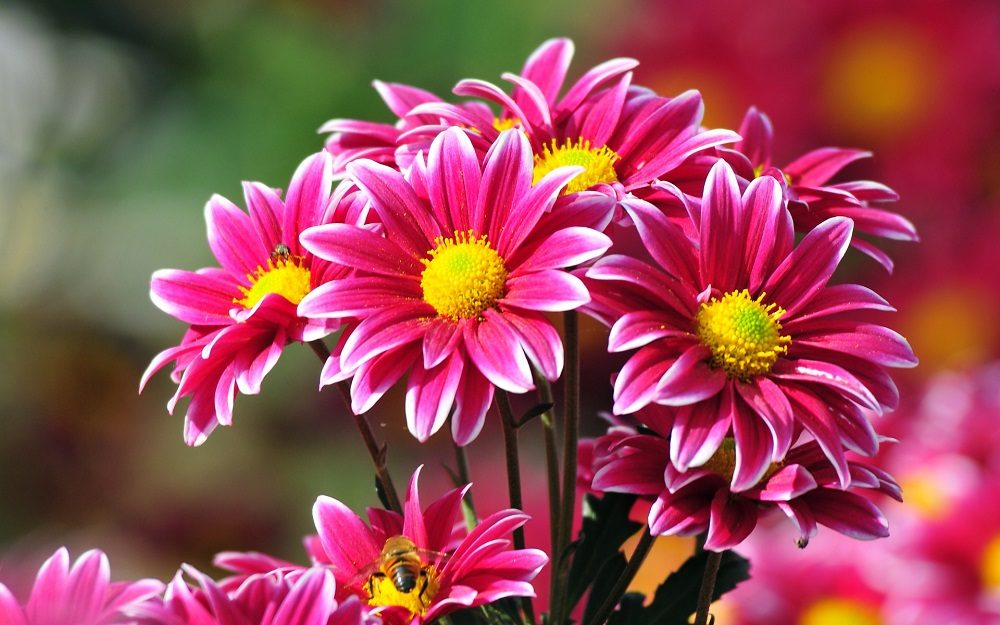
#> input picture Parcial 1/files/flores-bonitas.jpg, 1000 x 625 px
$ jupyter execute 'Actividad #1 y #2 - Preparacion de datos (extraccion de caracteristicas).ipynb'
#> lines starting #> are read from the running program, lines starting #| are printed output that depends on the picture
## **Marcos Damián Pool Canul** | `200300591@ucaribe.edu.mx`

### Actividad #1 y #2 - Preparacion de datos

### Profesora: *Yarely Baez Lopez*

# Introducción

Según estimaciones de diferentes expertos, las fases de **entendimiento del negocio, de los datos y su preparación** pueden ocupar alrededor del $80\%$ del tiempo de desarrollo de un proyecto de minería de datos; son, por lo tanto, fases críticas dentro de la metodología **CRISP-DM**.

Desafortunadamente, con frecuencia, la urgencia de los equipos de ciencia de datos por aplicar técnicas estadísticas y generar resultados provoca que estas fases se desarrollen de forma descuidada comprometiendo el alcance del proyecto.

Una vez que se han identificado los objetivos que la organización plantea para el proyecto y las fuentes de datos necesarias para alcanzarlos, el equipo de ciencia de datos debe enfocarse en obtener los datos, explorarlos y **prepararlos** para aplicar sobre ellos técnicas de modelado. Esta última tarea debe ser enfatizada pues la mayoría de las aplicaciones de la minería de datos se realizan sobre conjuntos que no están estructurados como texto, imágenes o registros de actividad de usuarios en un sitio web.

# Preparación de datos

Considerando a la metodología CRISP-DM y lo descrito por Aggarwal en el segundo capítulo de su libro *Data Mining* algunas de las tareas más importantes que se desarrollan en la fase de preparación de datos son:

* Extracción de características.
* Limpieza de datos.
* Selección, reducción de datos y dimensionalidad.

En este documento exploraremos la tarea de extracción de características, mientras que a lo largo de las siguientes clases revisaremos el resto de las tareas.

## Extracción de características

Hemos ya descrito que las aplicaciones reales de la minería de datos se dan sobre conjuntos no-estructurados como texto, imágenes, audio, registros de actividad en la web y grafos. Desafortunadamente las metodologías estadísticas no funcionan de forma directa sobre este tipo de datos, por lo cual, es necesario extraer nuevas características derivadas de las originales.

En esta sección ejemplificaremos algunas de las técnicas de extracción de características para diferentes tipos de datos no estructurados.

### Documentos.

Una de las transformaciones más frecuentes para documentos compuestos por texto es la construcción de la matriz **documento-término**. La estructura de esta matriz es tal que cada fila se asocia a un documento diferente (puede ser un simple comentario generado en un sitio web) y cada columna a un término (palabra) diferente. De manera que el valor de la celda $M_{ij}$ indica la frecuencia con la que el término $j$-ésimo aparece en el documento $i$-ésimo.

$$\color{blue}{M_{ij} = \text{Total de veces que aparece el término j-ésimo en el documento i-ésimo}}$$

Considera los siguientes comentarios (documentos) guardados en la matriz *corpus*.

[cell 1]
opiniones = [
            'aprender sobre analizar grandes volumenes de datos y encontrar patrones',
            'El manejo, limpieza y administración de los datos para un uso eficiente.',
            'Aprender más acerca de la minería de datos y sus usos en la vida cotidiana.'
         ]

El vocabulario definido por ambos documentos es el siguiente conjunto:

$$\{\text{aprender}, \text{analizar}, \text{grandes}, \text{volumenes}, \text{datos}, \text{encontrar}, \text{patrones}, \text{manejo},\text{limpieza}, \text{administracion},  \text{uso},\text{eficiente}, \text{acerca},\text{usos}, \text{vida}, \text{cotidiana}\}$$

Observa que hemos eliminado algunos términos poco relevantes. Hemos eliminado también acentos para facilitar el proceso de comentarios (no todos los autores de documentos respetan la ortografía).

Para este ejemplo, la matriz documento término  tiene la siguiente estructura:

$$
\begin{matrix}
  \hline
    \text{aprender}& \text{analizar}& \text{grandes}& \text{volumenes}& \text{datos}& \text{encontrar}& \text{patrones}& \text{manejo}&\text{limpieza}& \text{administracion} &  \text{uso}&\text{eficiente}& \text{acerca}&\text{usos}& \text{vida}& \text{cotidiana} \\
  \hline
  1 & 1 & 1 & 1 & 1 & 1 & 1 & 0 & 0 & 0 & 0 & 0 & 0 & 0 & 0 & 0\\
  0 & 0 & 0 & 0 & 1 & 0 & 0 & 1 & 1 & 1 & 1 & 1 & 0 & 0 & 0 & 0\\
  1 & 0 & 0 & 0 & 1 & 0 & 0 & 0 & 0 & 0 & 0 & 0 & 1 & 1 & 1 & 1\\
\end{matrix}
$$

En la práctica, construimos la matriz documento-término con ayuda alguna herramienta computacional como $\texttt{sklearn}$:

[cell 2]
from sklearn.feature_extraction.text import CountVectorizer

vectorizer = CountVectorizer(stop_words=["a","de","un","la","sobre","y","el", "los", "para", "más", "sus", "en"]) #cuenta la frecuencia de ocurrencia de cada término en cada documento
X = vectorizer.fit_transform(opiniones)

La frecuencia con la que aparece cada palabra (término) se convierte en una característica de cada documento. Cada palabra se asocia con una **columna** de la matriz.

[cell 3]
#columnas
print(vectorizer.get_feature_names_out())
print(len(vectorizer.get_feature_names_out()))

Cada documento se asocia con una fila y cada celda de la matriz indica el total de apariciones de algún término en el documento:

[cell 4]
import pandas as pd

df = pd.DataFrame(X.toarray())

df.columns = vectorizer.get_feature_names_out()
df.index = ["persona 1", "persona 2", "persona 3"]

df

Observa que con esta transformación hemos logrado representar a cada documento como un vector.

En la práctica, al aplicar esta transformación obtendremos vectores con una gran cantidad de elementos (dado que el vocabulario que compone a un lenguaje es muy extenso), por lo que puede sernecesario aplciar técnicas de reducción de la dimensionalidad.

## Imágenes

Puede obtenerse una representación alternativa de una imagen a partir del histograma de frecuencias de sus tonos de gris o de cada una de las bandas de colores como puede observarse en la siguientes celdas.

[cell 5]
# %pip install opencv-python

[cell 6]
import cv2
import matplotlib.pyplot as plt
import numpy as np

[cell 7]
im = cv2.imread("./files/flores-bonitas.jpg")
#> im is the input picture: shape (625, 1000, 3); mean B, G, R 85.5, 74.2, 152.5
im = cv2.cvtColor(im, cv2.COLOR_BGR2RGB)

plt.imshow(im)
plt.axis('off')
plt.show()

La imagen se representa con tres matrices de 625 filas y 1000 columns:

[cell 8]
im.shape
#> Out = (625, 1000, 3)

Un total de 625000 celdas (pixeles) cada una formada mediante la combinación de tres colores básicos: rojo, verde y azul.

[cell 9]
im.shape[0]*im.shape[1]
#> Out = 625000

**Canal rojo**

[cell 10]
im_red = im[:,:,0]
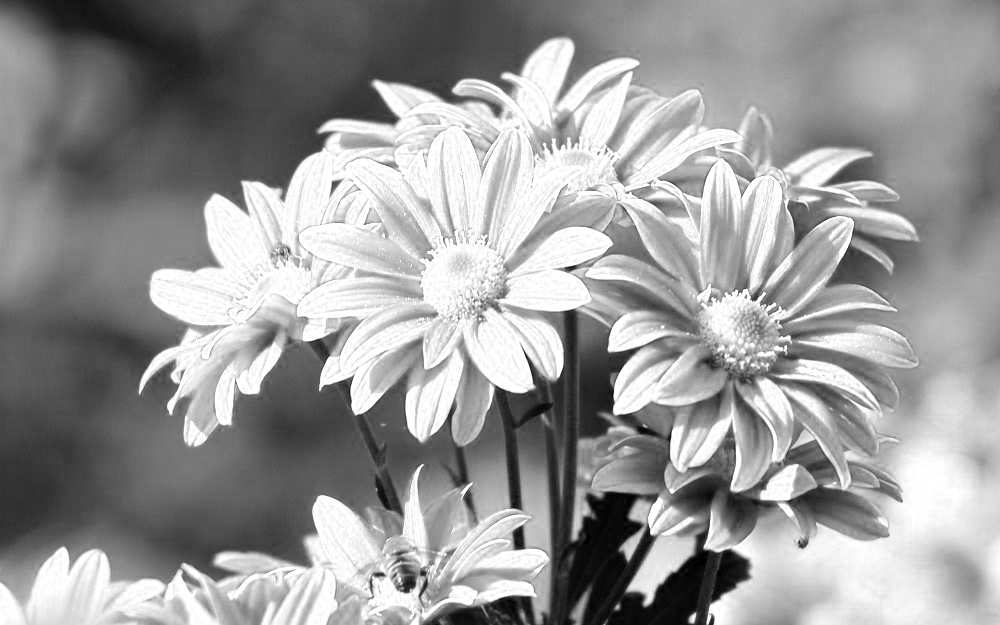
#> im_red: shape (625, 1000); min 0, max 255, mean 152.5
plt.imshow(im_red, cmap="Reds")
plt.show()

**Canal verde**:

[cell 11]
im_green = im[:,:,1]
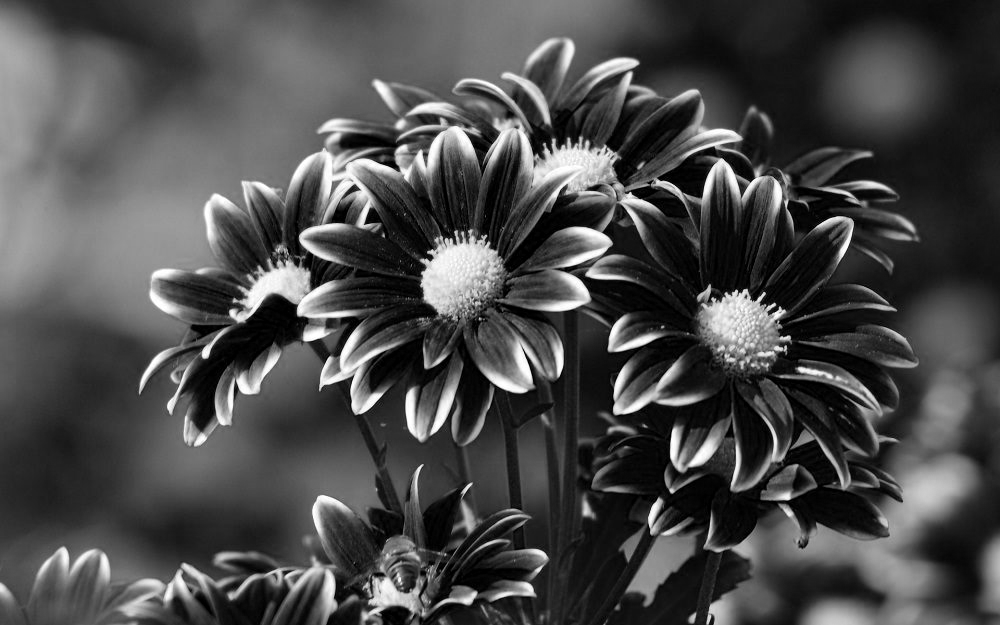
#> im_green: shape (625, 1000); min 0, max 255, mean 74.2
plt.imshow(im_green, cmap="Greens")
plt.show()

**Canal azul**

[cell 12]
im_blue = im[:,:,2]
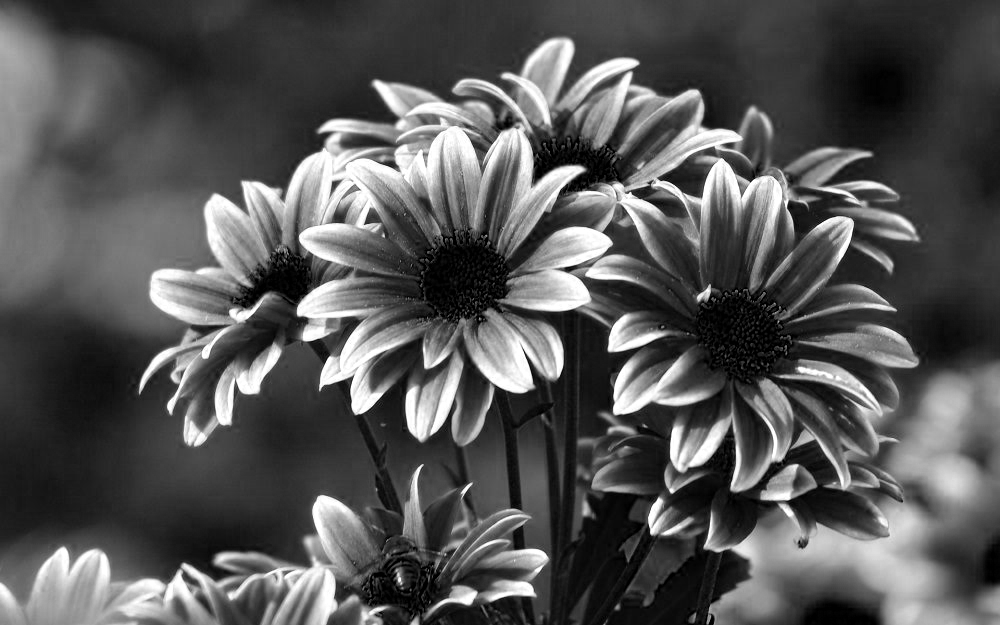
#> im_blue: shape (625, 1000); min 0, max 255, mean 85.5
plt.imshow(im_blue, cmap="Blues")
plt.show()

Valores de la matriz (pixeles)

[cell 13]
im_red[:10, :10] #primeras 10 filas y primeras 10 columnas de la componente roja

[cell 14]
np.min(im_red)
#> Out = 0

[cell 15]
np.max(im_red)
#> Out = 255

[cell 16]
im_green[:10, :10]

[cell 17]
np.min(im_green)
#> Out = 0

[cell 18]
np.max(im_green)
#> Out = 255

[cell 19]
im_blue[:10, :10]

[cell 20]
np.min(im_blue)
#> Out = 0

[cell 21]
np.max(im_blue)
#> Out = 255

**Histograma de frecuencias**

Obtenemos una representación alternativa de cada canal mediante el histograma de frecuencias.

[cell 22]
#histograma de frecuencia de la banda roja
h = np.histogram(im[:,:,0], bins=16)
h[0]
#> Out = [7999, 8061, 14142, 27516, 56624, 56911, 35518, 33981, 40627, 58203, 50722, 33426, 27216, 31233, 37767, 105054]

[cell 23]
plt.bar(h[1][0:-1], h[0], width = 15)
plt.show()
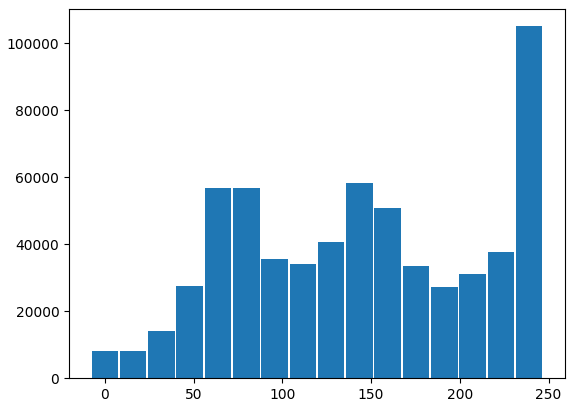
#> figure drawn by matplotlib, 1 panel; tallest bar 105054 high, from x = 231.6 to 246.6

[cell 24]
#histograma de frecuencia de la banda verde
h = np.histogram(im[:,:,1], bins=16)
h[0]
#> Out = [79132, 102242, 77322, 60392, 54045, 54330, 50338, 44797, 26219, 24897, 10287, 8090, 8316, 8246, 8371, 7976]

[cell 25]
plt.bar(h[1][0:-1], h[0], width = 15)
plt.show()
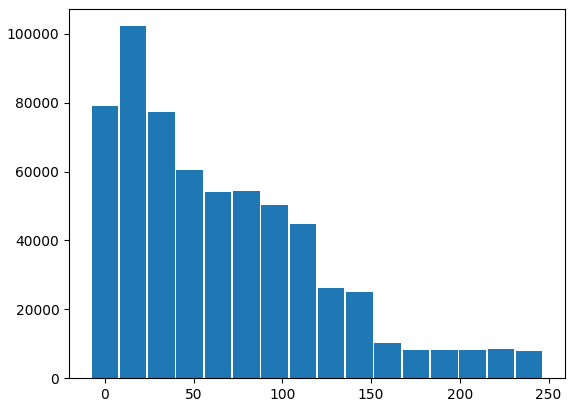
#> figure drawn by matplotlib, 1 panel; tallest bar 102242 high, from x = 8.44 to 23.44

Otra alternativa para caracterizar a la imagen consiste en aplicar la técnica de **análisis de componentes principales**.

# Conclusión

En las aplicaciones de minería de datos es necesario transformar conjuntos de datos no estructurados para posibilitar la aplicación de técnicas de modelado y extraer de ellas información valiosa para la toma de decisiones.

En este documento revisamos cómo extraer características de texto e imágenes. A lo largo del curso retomaremos algunas de estas técnicas para aplicaciones específicas como la minería de texto.

<font color="red">Actividad 1  </font>

1. Construye un vector que contenga las respuestas a la pregunta "¿Qué expectativas tienes acerca de la clase de Minería de Datos?"
2. Construye la matriz documento término del vector del punto anterior. Asegúrate de eliminar palabras poco relevantes.

[cell 26]
opiniones_full = [
            'Aprender a obtener datos, limpiar y transformar datos',
            'Conocer a fondo los conceptos de minería de datos y las herramientas para su aplicación',
            'Encontrar de forma eficiente anomalías, patrones o relación entre los datos analizado',
            'Aprender a extraer y entender patrones en los datos',
            'Aprender a utilizar imágenes o archivos no estructurados para detectar patrones útiles',
            'Aprender  a resumir grandes cantidades de comentarios en clasificaciones, tomando como referencia las palabras contempladas en el texto',
            'Aprender a manipular los datos a través de distintas técnicas',
            'Aprender sobre el manejo de grandes volúmenes de datos, para la exploración y detección en patrones en ventas',
            'Aprender a examinar grandes conjuntos de datos para identificar patrones o tendencias',
            'aprender sobre analizar grandes volumenes de datos y encontrar patrones',
            'El manejo, limpieza y administración de los datos para un uso eficiente.',
            'Aprender más acerca de la minería de datos y sus usos en la vida cotidiana.',
            'Aprender acerca del flujo de datos y cómo poder utilizarlos para mejorar procesos de analisis de datos',
            'Aprender cosas nuevas sobre el manejo de un gran volumen de datos',
            'Aprender a la manipulacion de datos',
            'Principalmente a como manejar de forma mas eficiente los métodos del manejo de los datos para una posterior implementación o uso de los mismos en cualquier otro aspecto'
         ]

[cell 27]
from sklearn.feature_extraction.text import CountVectorizer

# Creamos un CountVectorizer con las stop words
vectorizer = CountVectorizer(stop_words=["a","de","un","la","sobre","y","el", "los", "para", "más", "sus", "en", "como", "las", "su", "una", "mas", "del", "otro", "no", "más", "entre", "cómo"])

# Transformamos las respuestas en una matrix
document_term_matrix = vectorizer.fit_transform(opiniones_full)

# Obtenemos los terminos para las columnas
terms = vectorizer.get_feature_names_out()

# Creamos un DataFrame con pandas
import pandas as pd

df_document_term = pd.DataFrame(document_term_matrix.toarray(), columns=terms)

# Mostramos el data frame
df_document_term

[cell 28]
print(terms)

### Data frame Ordenado en Orden Ascendente

[cell 29]
# Calcular la suma de frecuencia de cada palabra en las columnas
word_frequencies = df_document_term.sum()

# Crear un DataFrame con las palabras y sus frecuencias
word_frequency_df = pd.DataFrame({'Palabra': word_frequencies.index, 'Frecuencia': word_frequencies.values})

# Ordenar el DataFrame por frecuencia en orden ascendente
word_frequency_df_sorted = word_frequency_df.sort_values(by='Frecuencia', ascending=False)

# Obtener la lista de columnas en el orden deseado
columnas_ordenadas = word_frequency_df_sorted['Palabra']

# Reorganizar el DataFrame original con las columnas en el nuevo orden
df_document_term = df_document_term[columnas_ordenadas]

# Mostrar el DataFrame con las columnas ordenadas
df_document_term

<font color="red">Actividad 2 </font>

1.   Grafica el histograma de la frecuencia de la banda azul
2.   Realiza un gráfico dónde se combinen los 3 histogramas: red, green y blue. Cada frecuencia debe corresponder con el color correspondiente.

[cell 30]
import cv2
import matplotlib.pyplot as plt
import numpy as np

# Cragamos la imagen
im = cv2.imread("./files/flores-bonitas.jpg")
im = cv2.cvtColor(im, cv2.COLOR_BGR2RGB)

# Extraemos los tres colores primarios
im_red = im[:, :, 0]
im_green = im[:, :, 1]
im_blue = im[:, :, 2]

# Mostramos el histograma de color azul
plt.figure(figsize=(12, 4))
plt.subplot(131)
plt.hist(im_blue.ravel(), bins=256, color='blue', alpha=0.7)
plt.title('Histograma Azul')
plt.xlabel('Pixel')
plt.ylabel('Frecuencia')

# Mostramos el histograma de color verde
plt.subplot(132)
plt.hist(im_green.ravel(), bins=256, color='green', alpha=0.7)
plt.title('Histograma Verde')
plt.xlabel('Pixel Value')
plt.ylabel('Frequencia')

# Mostramos el histograma de color rojo
plt.subplot(133)
plt.hist(im_red.ravel(), bins=256, color='red', alpha=0.7)
plt.title('Histograma Rojo')
plt.xlabel('Pixel')
plt.ylabel('Frequencia')

plt.tight_layout()
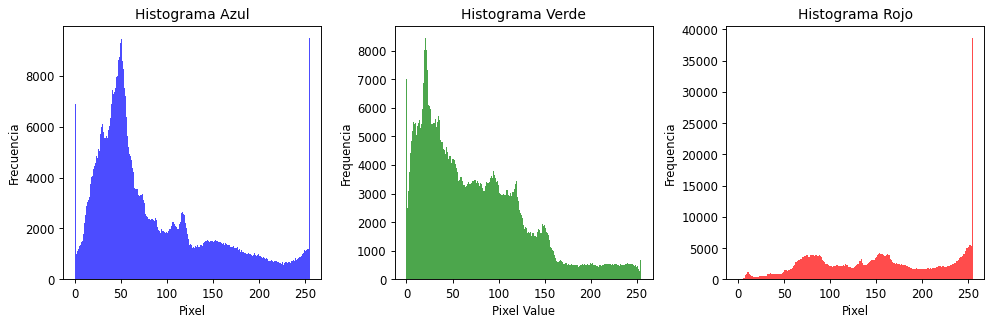
#> figure drawn by matplotlib, 3 panels; panel 1: tallest bar 9482 high, from x = 254 to 255; panel 2: tallest bar 8449 high, from x = 19.92 to 20.92; panel 3: tallest bar 38649 high, from x = 254 to 255

[cell 31]
import cv2
import matplotlib.pyplot as plt
import numpy as np

# Cargar la imagen y convertirla a RGB
im = cv2.imread("./files/flores-bonitas.jpg")
im = cv2.cvtColor(im, cv2.COLOR_BGR2RGB)

# Crear histograma de frecuencia para la banda azul
h_blue = np.histogram(im[:,:,2], bins=16)
blue_values = h_blue[0]
#> blue_values = [35858, 77834, 108641, 107214, 51121, 35178, 31827, 31838, 21474, 23871, 21383, 17410, 14730, 11675, 10825, 24121]
blue_bins = h_blue[1][0:-1]
#> blue_bins = [0, 15.94, 31.88, 47.81, 63.75, 79.69, 95.62, 111.6, 127.5, 143.4, 159.4, 175.3, 191.2, 207.2, 223.1, 239.1]

# Crear histograma de frecuencia para la banda roja
h_red = np.histogram(im[:,:,0], bins=16)
red_values = h_red[0]
#> red_values = [7999, 8061, 14142, 27516, 56624, 56911, 35518, 33981, 40627, 58203, 50722, 33426, 27216, 31233, 37767, 105054]
red_bins = h_red[1][0:-1]
#> red_bins has the same summary as blue_bins

# Crear histograma de frecuencia para la banda verde
h_green = np.histogram(im[:,:,1], bins=16)
green_values = h_green[0]
#> green_values has the same summary as Out
green_bins = h_green[1][0:-1]
#> green_bins has the same summary as blue_bins

# Crear una figura y mostrar los tres histogramas en el mismo gráfico de barras
plt.figure(figsize=(10, 6))
plt.bar(blue_bins, blue_values, width=15, alpha=0.5, color='blue', label='Canal Azul')
plt.bar(red_bins, red_values, width=15, alpha=0.5, color='red', label='Canal Rojo')
plt.bar(green_bins, green_values, width=15, alpha=0.5, color='green', label='Canal Verde')

plt.title('Histogramas de los Canales de Color')
plt.xlabel('Valor de Píxel')
plt.ylabel('Frecuencia')
plt.legend()
plt.show()
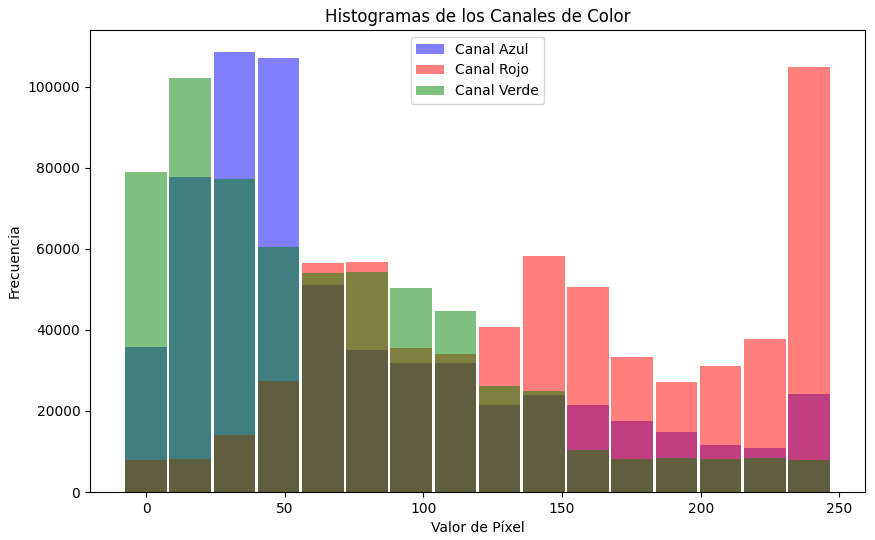
#> figure drawn by matplotlib, 1 panel; tallest bar 108641 high, from x = 24.38 to 39.38; tallest bar 105054 high, from x = 231.6 to 246.6; tallest bar 102242 high, from x = 8.44 to 23.44
